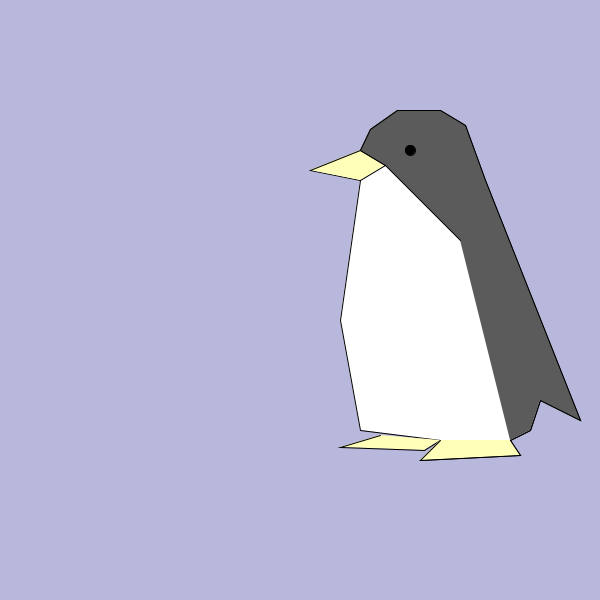
Frame 1 (no input)
Frame 60 (the mouse pressed at the canvas centre just before this capture): identical to frame 1, image omitted
Frame 120 (the mouse held since frame 60 and released just before this capture): identical to frame 1, image omitted

The Processing sketch that drew this single still picture (run headless with seeded random() and noise(); from frame 60 on, the mouse is pressed at the canvas centre):

// Processing sketch: pinguin
// ── pinguin.pde
void setup(){
  size(600,600);
  background(255);
}
float a=600;

void draw(){
 background(#B8B8DC);
  beginShape(); 
  fill(255);
  vertex(360,150);
  vertex(370,129);
  vertex(397,110);
  vertex(440,110);
  vertex(465,125);
  vertex(485,180);
  vertex(580,420);
  vertex(540,400);
  vertex(530,430);
  vertex(510,440);
  vertex(520,455);
  vertex(420,460);
  vertex(440,440);
  vertex(360,430);
  vertex(340,320);
  vertex(360,180);
  vertex(310,170);
  vertex(360,150);
  endShape();
  
  fill(#FFFFB9);
  beginShape();
  vertex(440,440);
  vertex(424,450);
  vertex(340,447);
  vertex(380,435);
  endShape();
  
  fill(#FFFFB9);
  beginShape();
  vertex(310,170);
  vertex(360,150);
  vertex(385,165);
  vertex(360,180);
  endShape();
  
  beginShape();
  vertex(510,440);
  vertex(520,455);
  vertex(420,460);
  vertex(440,440);
  fill(#FFFFB9);
  endShape();
  
  beginShape(); 
  vertex(460,240);
  vertex(385,165);
  vertex(360,150);
  vertex(370,129);
  vertex(397,110);
  vertex(440,110);
  vertex(465,125);
  vertex(485,180);
  vertex(580,420);
  vertex(540,400);
  vertex(530,430);
  vertex(510,440);
  fill(#5B5B5B);
  endShape();
  
  fill(#000000); 
  ellipse(410,150,10,10);

}
